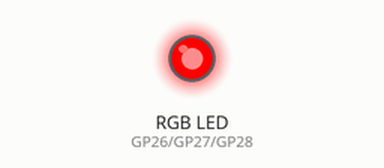
Recording of a program running on a simulated Raspberry Pi Pico running MicroPython. Parts: an RGB LED mixed from three pins (HIGH = lit). What the program prints to the serial console is not drawn.

Above: at 0.1 s.
At 6.1 s:
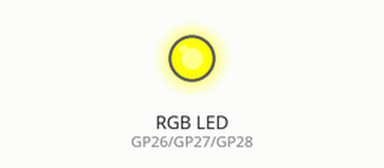
At 10.1 s:
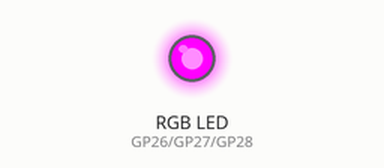
At 14.1 s:
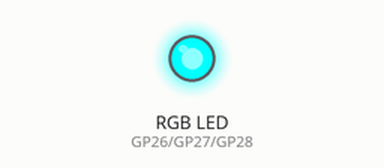
At 24.1 s:
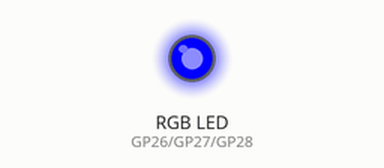
At 36.1 s:
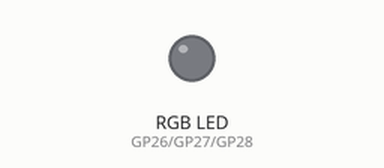
Timing chart, 0 to 37.6 s (numbered marks = the images above):
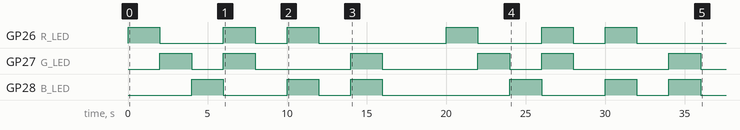

Measured:
- by itself, GP26 (R_LED): LOW → HIGH at 0.00 s, → LOW 2.0 s later, → HIGH 4.0 s later, → LOW 2.0 s later, … (12 changes in this stretch)
- by itself, GP27 (G_LED): LOW → HIGH at 2.0 s, → LOW 2.0 s later, → HIGH 2.0 s later, → LOW 2.0 s later, … (12 changes in this stretch)
- by itself, GP28 (B_LED): LOW → HIGH at 4.0 s, → LOW 2.0 s later, → HIGH 4.0 s later, → LOW 2.0 s later, … (12 changes in this stretch)

The program:

RGB_LED_ON-OFF.py
```python
# RGB Color LED
# Full ON OFF control

#Wire according to information provided on associated video on YouTube

#Connect Red leg to GP26 through a 68 ohm resistor
#Connect Green leg to GP27 through a 10 ohm resistor
#Connect Blue leg to GP28 through a 10 ohm resistor

#NOTE - COMMON CATHODE LED USED

#load libraries
import machine
import utime

#Configure outputs for each LED
R_LED = machine.Pin(26,machine.Pin.OUT)
G_LED = machine.Pin(27,machine.Pin.OUT)
B_LED = machine.Pin(28,machine.Pin.OUT)

Pause = 2
print("Ready, Set, GO!")
while True:
        R_LED.value(0)     #Turn all Off
        G_LED.value(0)
        B_LED.value(0)


        R_LED.value(1)     #Turn ON LED
        utime.sleep(Pause) #Pause
        R_LED.value(0)     #Turn OFF LED
        G_LED.value(1)
        utime.sleep(Pause)
        G_LED.value(0)
        B_LED.value(1)
        utime.sleep(Pause)
        B_LED.value(0)

        # Red and green on at same time
        R_LED.value(1)
        G_LED.value(1)
        utime.sleep(Pause)
        G_LED.value(0)
        R_LED.value(0)
        utime.sleep(Pause)

        # Red and blue on at same time
        R_LED.value(1)
        B_LED.value(1)
        utime.sleep(Pause)
        B_LED.value(0)
        R_LED.value(0)
        utime.sleep(Pause)

        # Blue and green on at same time
        B_LED.value(1)
        G_LED.value(1)
        utime.sleep(Pause)
        G_LED.value(0)
        B_LED.value(0)
        utime.sleep(Pause)

        R_LED.value(0)     #Turn all Off
        G_LED.value(0)
        B_LED.value(0)

        utime.sleep(Pause)  #pause a little while to indicate end
 
```
